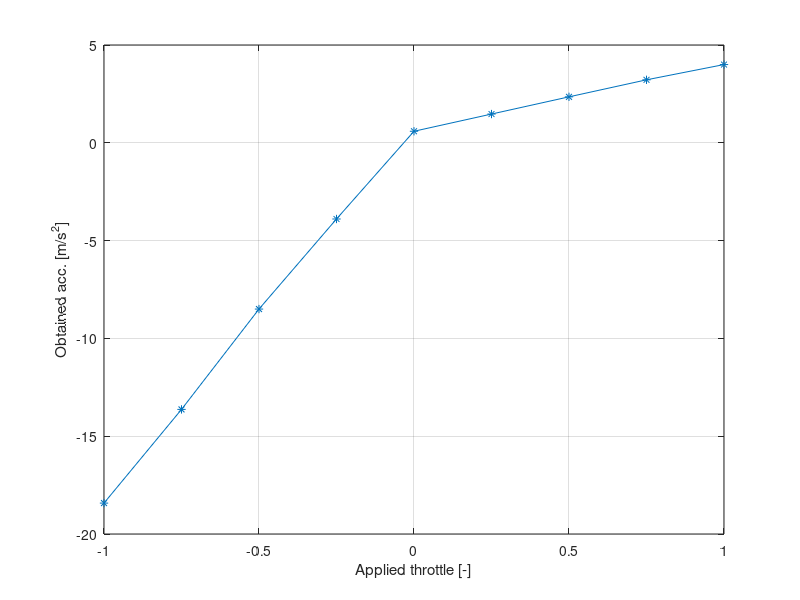

This figure's MATLAB source:
% Motorcycle model definition file.
% Author(s): G.D Wood
% Edited for motorcycle Nova 10: Marianne
% Last edited: 18-12-2018
% Copyright 1990-2002 The MathWorks, Inc.

% Inertia parameters.
Mff_str = 13.1;  % kg.  Mass of the front steering body (steering axle + suspension)
Mff_sus = 17.5;  % kg.  Mass of the suspension
Mmain  = 209.6;  % kg.  Mass of the main frame
Mfw = 7.2;       % kg.  Mass of the front wheel (updated)
Mrw = 12;        % kg.  Mass of the rear wheel (updated)
Mubr = 44.5;     % kg.  Mass of the rider
Mswg_arm = 0;    % kg.  Mass of the swingarm

% Inertia parameters for the front suspension
Iff_strx = 0.8;  % kg*m^2. 
Iff_stry = 1.2;  % kg*m^2. 
Iff_strz = 0.5;  % kg*m^2. 
Iff_strxz = 0;   % kg*m^2. 

% Inertia matrix for the front suspension
Iff_sus = [Iff_stry 0 Iff_strxz;
           0 Iff_stry 0;
           Iff_strxz 0 Iff_strz*0.1]*0.2 ;
       
% Inertia matrix for the rear suspension
Iff_rear_sus = [Iff_stry 0 Iff_strxz;0 Iff_stry 0;Iff_strxz 0 Iff_strz*0.1]*0.2 ;

% Inertia parameters for the main frame
Imnx = 6.9;      % kg*m^2. 
Imny = 34.1;     % kg*m^2.
Imnz = 21.1;     % kg*m^2.
Imnxz  = 1.7;    % kg*m^2.

% Inertia matrix for the main frame
Imn = [Imnx+5 0 Imnxz;0 Imny 0;Imnxz 0 Imnz+5]*0.68 ;

% Inertia matrix for the front steer body
Iff_str = [Iff_stry 0 Iff_strxz;
           0 Iff_stry 0;
           Iff_strxz 0 Iff_strz*0.1]*0.25 ;
       
% Inertia parameters for the rider
Iubrx = 1.3;     % kg*m^2.
Iubry = 2.1;     % kg*m^2.
Iubrz = 1.4;     % kg*m^2.
Iubrxz = 0.3;    % kg*m^2.

% Inertia matrix for the rider
Iubr = [Iubrx 0 Iubrxz;0 Iubry 0;Iubrxz 0 Iubrz] ;

% Inertia parameters for the front wheel and rear wheel
Ifwx = 0.3 ;     % kg*m^2.
Ifwy  = 0.58;    % kg*m^2.
Ifwz = 0.3 ;     % kg*m^2.
Irwx = 0.38 ;    % kg*m^2.
Irwy = 0.74;     % kg*m^2.
Irwz = 0.38 ;    % kg*m^2.

% Inertia matrix for the front wheel and rear wheel
Ifw = [Ifwx 0 0;0 Ifwy 0;0 0 Ifwz] ;
Irw = [Irwx 0 0;0 Irwy 0;0 0 Irwz] ;

% Geometric parameters.
x1  =  0.770;   % [m] p1,  aerodynamic center of pressure
z1  = -0.582;   % [m] p1,  aerodynamic center of pressure
x2  =  1.168;   % [m] p2,  joint twist axis - rear frame
z2  = -0.834;   % [m] p2,  joint twist axis - rear frame
x3  =  1.165;   % [m] p3,  COM front frame steer body
z3  = -0.869;   % [m] p3,  COM front frame steer body
x4  =  1.225;   % [m] p4,  joint front frame and steer body
z4  = -0.867;   % [m] p4,  joint front frame and steer body
x5  =  1.539;   % [m] p5,  COM front suspension body
z5  = -0.318;   % [m] p5,  COM front suspension body
x6  =  1.539;   % [m] p6,  Front wheel attachment point
z6  = -0.318;   % [m] p6,  Front wheel attachment point
x7  =  0.000;   % [m] p7,  Rear wheel center point
z7  = -0.321;   % [m] p7,  Rear wheel center point
x8  =  0.680;   % [m] p8,  COM main frame
z8  = -0.532;   % [m] p8,  COM main frame
x9  =  0.600;   % [m] p9,  attachment point for rider on rear frame
z9  = -1.000;   % [m] p9,  attachment point for rider on rear frame
x10 =  0.600;   % [m] p10, COM upper body rider
z10 = -1.190;   % [m] p10, COM upper body rider
x11 =  0.400;   % [m] p11, joint swingarm - main frame
z11 = -0.321;   % [m] p11, joint swingarm - mian frame
x12 =  0.000;   % [m] p12, attachment point rear spring on bottom link
z12 = -0.330;   % [m] p12, attachmetn point rear spring on bottom link
x13 =  0.000;   % [m] p13, attachment point swingarm - main frame
z13 = -0.700;   % [m] p13, attachment point swingarm - main frame
x14 =  0.100;   % [m] p14, COM swingarm
z14 = -0.330;   % [m] p14, COM swingarm
r_tcf = 0.049;  % [m]      Front camber const.
r_tcr = 0.07;   % [m]      Rear camber const.
fwrad = 0.30;   % [m]      Front wheel radius (updated)
rwrad = 0.33;   % [m]      Rear wheel radius (updated)
epsilon = 0.8378; % rad    Steer axle inclination with the vertical (Rake angle) - 24 degrees (updated)

% Suspension parameters.
r_sprld0 = 1540.0;       % Nominal rear spring load 
f_sprld0 = 940.0;        % Nominal front spring load 
Ksf = 9000.0;            % Stiffness suspension front
Csf = 550.0;             % Damping suspension front
Ksr = 25700.0;           % Stiffness suspension rear
Csr = 1100.0;            % Damping suspension rear
Ktf = 115000.0;          % Stiffness tire front 
Ktr = 170000.0;          % Stiffness tire rear  
fw_ld0 = 1250.0;         % Static load front wheel (without driver?) 
rw_ld0 = 1792.0;         % Static load rear wheel (without driver?)

% Stiffness and damping parameters.
Kp_ubr = 10000.0;        % Stiffness rider upper body
Cp_ubr = 85.2;           % Damping rider upper body = 2*factor*sqrt(Kp,m)
Kp_twst = 34100.0;       % Stiffness frame twist 
Cp_twst = 99.7;          % Damping frame twist
Kp_str = 0.0;            % Stiffness steering system
%Kp_sts = 1000000.0;     % No idea, but doesn't seem to be used
Cp_str = 7.4;            % Damping steering system


% Tyre parameters.
% From tire model used in "The dynamic behaviour of a motorcycle when
% running straight ahead and when cornerning" by C. Koenen

C_Mgf = 4.8;             % Coefficient camber aligning moment front
C_Mgr = 7.9;             % Coefficient camber aligning moment rear
C_Faf = 1.85e4;          % Coefficient side slip stiffness (dFy/dalpha)front 
C_Far = 2.58e4;          % Coefficient side slip stiffness (dFy/dalpha)rear
C_Fgf = 1.71e3;          % Coefficient lateral camber force with relaxation
C_Fgr = 2.80e3;          % Coefficient lateral camber force with relaxation
p_agf = 0.46;            % Coefficient side force and slip angle (common expression)
p_agr = 0.4;             % Coefficient side force and slip angle (common expression)
p_ggf = 0.36;            % Coefficient side force and camber angle (lat. camber force)
p_ggr = 0.5;             % Coefficient side force and camber angle (lat. camber force)
q_aaf = 10.1;            % Coefficient aligning moment with relaxation
q_aar = 10.1;            % Coefficient aligning moment with relaxation
q_ggf = 5.1;             % Coefficient camber aligning moment 
q_ggr = 5.1;             % Coefficient camber aligning moment
t_pf = 0.03;             % Pneumatic trail front
t_pr = 0.03;             % Pneumatic trail rear
n_af = 14;               % Load dependency coefficient due to side slip front
n_ar = 1.9;              % Load dependency coefficient due to side slip rear
n_gf = 1.3;              % Load dependency coefficient due to camber front
n_gr = 1.69;             % Load dependency coefficient due to camber rear
sigma_fyr = 0.25;        % Tire relaxation length rear
sigma_fyf = 0.25;        % Tire relaxation length front 
%r_sl_stf = 20000;       % Doesn't seem to be used in the model 
%f_sl_stf = 15000;       % Doesn't seem to be used in the model 

% Set-defaults
theta = 0.0;             % [deg] Grade angle (gravity)
brake = 0.0;             % Brake ratio 
satf = 4800;             % [N]   Saturation force of the tire
v_ini = 30.0;            % [m/s] Initial velocity


% Suspension pickup points.
Pickup.p1.name  = 'Aerodynamics centre of pressure';
Pickup.p1.coordinates = eval(['[x1 0 z1]']);
Pickup.p2.name = 'Twist axis joint with rear frame';
Pickup.p2.coordinates = eval(['[x2 0 z2]']);
Pickup.p3.name = 'Centre of mass of front frame steer body'; 
Pickup.p3.coordinates = eval(['[x3 0 z3]']);
Pickup.p4.name = 'Joint co-ordinate for front frame suspension and steer bodies'; 
Pickup.p4.coordinates = eval(['[x4 0 z4]']);
Pickup.p5.name = 'Centre of mass of front suspension body';
Pickup.p5.coordinates = eval(['[x5 0 z5]']);
Pickup.p6.name = 'Front wheel attachment point'; 
Pickup.p6.coordinates = eval(['[x6 0 z6]']);
Pickup.p7.name = 'Rear wheel centre point'; 
Pickup.p7.coordinates = eval(['[x7 0 z7]']);
Pickup.p8.name = 'Centre of mass of the main frame'; 
Pickup.p8.coordinates = eval(['[x8 0 z8]']);
Pickup.p9.name =  'Attachment point for rider on rear frame'; 
Pickup.p9.coordinates = eval(['[x9 0 z9]']);
Pickup.p10.name = 'Rider centre of mass'; 
Pickup.p10.coordinates = eval(['[x10 0 z10]']);
Pickup.p11.name = 'Swinging arm joint point to main frame'; 
Pickup.p11.coordinates = eval(['[x11 0 z11]']);
Pickup.p12.name = 'Attachment point for the rear spring onto bottom link'; 
Pickup.p12.coordinates = eval(['[x12 0 z12]']);
Pickup.p13.name = 'Attachment point for the rear spring onto main frame'; 
Pickup.p13.coordinates = eval(['[x13 0 z13]']);
Pickup.p14.name = 'Centre of mass of swing arm'; 
Pickup.p14.coordinates = eval(['[x14 0 z14]']);

% Torque-->Inputs block
inputs.del_min  = 0.05 ;    % Minimum delta-steering angle

% tranfer function relating [input] steering angle (\delta_{ref}) and
% [output] steering torque
inputs.del_tf_num = -10*[5] ; 
inputs.del_tf_den = [1 5] ;

% Engine parameters
% Engine = min(-inputs.engine_a1*acc, inputs.engine_a2) +
%                max(-inputs.engine_b1*acc, inputs.engine_b2) ;
inputs.engine_a1 = 150 ;
inputs.engine_a2 = 0 ;
inputs.engine_b1 = 750 ;
inputs.engine_b2 = 0 ;

% Aerodynamics block
A   = 0.36;                     % Frontal area of the bike incl rider
Cd  = 0.88;                     % Aerdynamic drag coefficient 
CDA = A*Cd;                     % Aerodynamic drag constant 
CLA = 0.114;                    % Aerodynamic lift constant = (Cl*A) 
Aero.Drag = -0.5*1.227*CDA ;    % Is multiplied with v^2 in simulink model 
Aero.Lift = -0.5*1.227*CLA ;    % Is multiplied with v^2 in simulink model 

% Rear brake block
speedcontrol.const = -80 ; % Default at -80

% The Body decelerates on changing this to zero.
tstop = 80 ; % Simulation time
%% Relationship between throttle and obtained acceleration
x = -1:0.25:1 ;                                         % applied throttle
y = [-18.42;-13.63;-8.5;-3.895;0.59;1.47;2.35;3.22;4] ; % obtained acc.
plot(x,y,'-*')
xlabel('Applied throttle [-]')
ylabel('Obtained acc. [m/s^2]')
grid on

%% Relationship between applied and obtained steering


%% Test-1: Throttle and Acceleration
%load('Data\Simple Acc,Steering inputStraightwith brake.mat')
%tstop = t(end) ;
%a2 = interp1(y,x,a) ;
%v_ini = 0 ;
%%
%plot(a2,a,'-o')
%hold on
%plot(x,y,'-*')